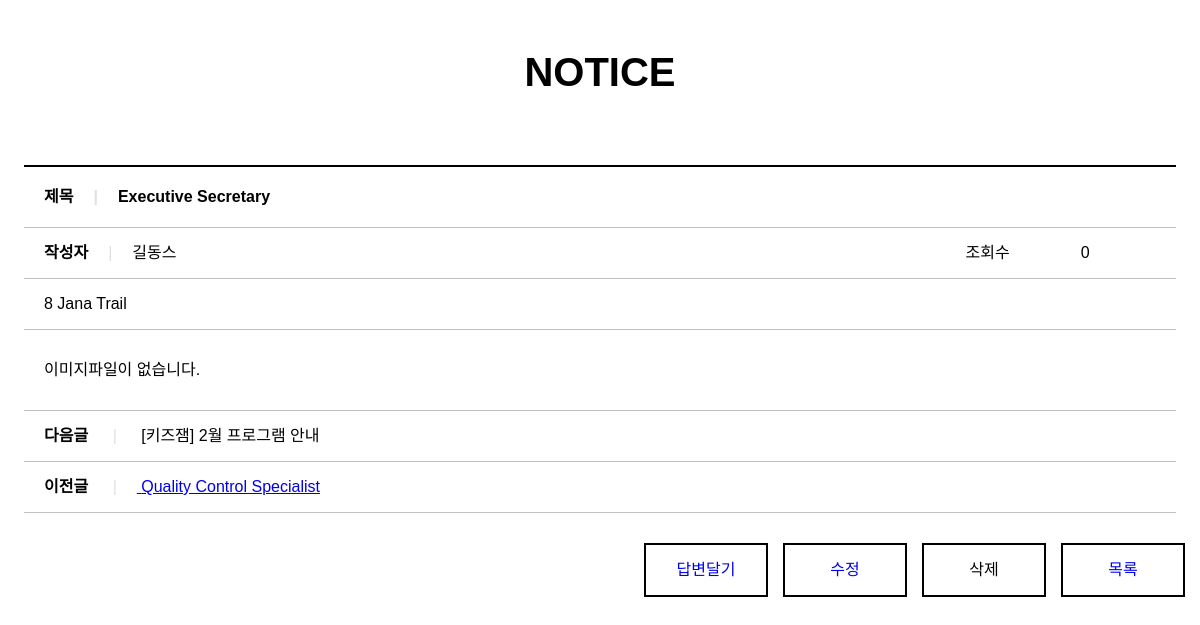
The page /board/bview/68/?npage=4 on the database as committed earlier.
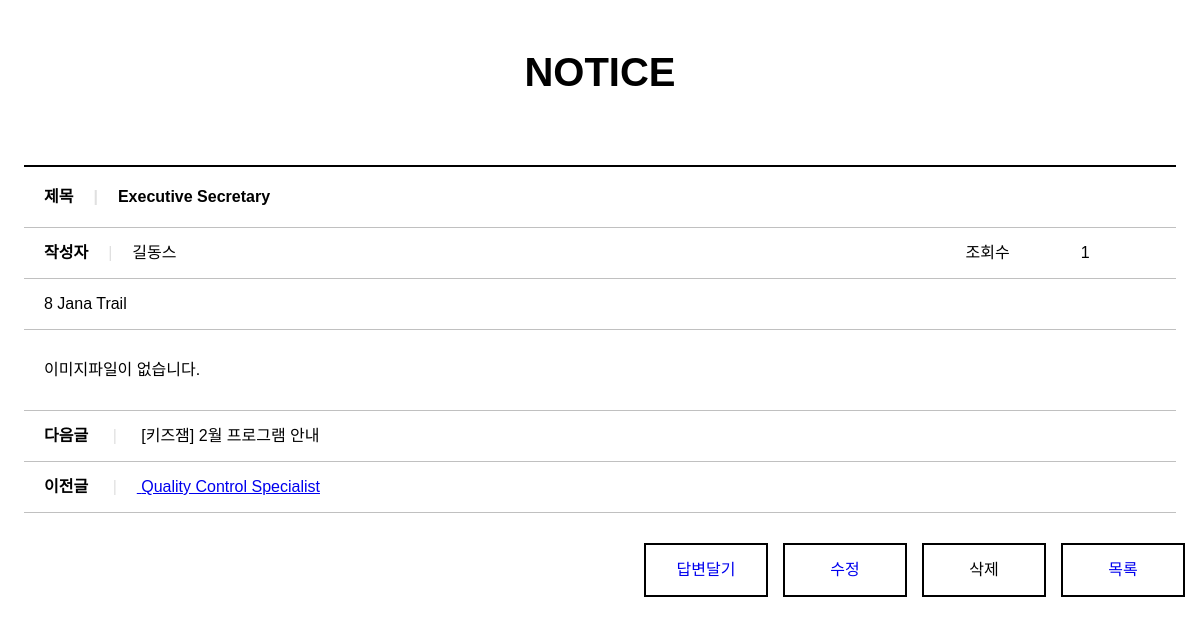
The same page on the database as committed later.
### board/models.py (models this page shows, shortened)
class Board(models.Model):
  bno = models.AutoField(primary_key=True)
  member = models.ForeignKey(Member,on_delete=models.DO_NOTHING, null=True)
  btitle = models.CharField(max_length=1000)
  bcontent = models.TextField()
  bgroup = models.IntegerField(null=True)
  bstep = models.IntegerField(default=0)
  bindent = models.IntegerField(default=0)
  bhit = models.IntegerField(default=0)
  bdate = models.DateTimeField(auto_now=True)
  bfile = models.ImageField(null=True,upload_to='board')

### member/models.py (models this page shows, shortened)
class Member(models.Model):
  id = models.CharField(max_length=50,primary_key=True)
  pw = models.CharField(max_length=100)
  name = models.CharField(max_length=100)
  nicName = models.CharField(max_length=100)
  tel = models.CharField(max_length=20,default='010-0000-0000')
  gender = models.CharField(max_length=10,default='남자')
  hobby = models.CharField(max_length=50,default='game')
  mdate = models.DateTimeField(auto_now=True)

### board/views.py (the view)
# urls.py: path('bview/<int:bno>/', views.bview, name='bview'),
def bview(request,bno):   # 1. 글 상세보기 / 2. 조회수 증가 / 3. 이전글, 다음글
  npage = request.GET.get('npage',1)
  qs = Board.objects.get(bno=bno)
  prev_qs = Board.objects.filter(Q(bgroup__lt=qs.bgroup,bstep__lte=qs.bstep)|Q(bgroup=qs.bgroup,bstep__gt=qs.bstep)).order_by('-bgroup','bstep').first()
  next_qs = Board.objects.filter().order_by('-bgroup','bstep').first()
  day1 = datetime.replace(datetime.now(),hour=23,minute=59,second=59)
  expires = datetime.strftime(day1,"%a, %d-%b-%Y %H:%M:%S GMT")  # 포멧시간 지정
  context = {"board":qs,"prev_board":prev_qs,"next_board":next_qs,"npage":npage}
  response =  render(request,'bview.html',context)
  print(expires)
  if request.COOKIES.get("cookie_boardNo") is not None:
    cookies = request.COOKIES.get("cookie_boardNo")
    cookies_list = cookies.split("|")
    if str(bno) not in cookies_list:
      response.set_cookie("cookie_boardNo",cookies+f"|{bno}",expires=expires)
      qs.bhit += 1
      qs.save()
  else:  ## 쿠키저장
    response.set_cookie('cookie_boardNo',bno,expires=expires)
    qs.bhit += 1
    qs.save()
  return response

### board/templates/bview.html (shortened to what this page needs)
{% load static %}
<!DOCTYPE html>
<html>
<head>
  <link rel="stylesheet" href="https://cdnjs.cloudflare.com/ajax/libs/font-awesome/5.12.1/css/all.min.css">
  <link rel="stylesheet" href="{% static '/css/style.css' %}">
  <link rel="stylesheet" href="{% static '/css/read.css' %}">
</head>
<body>
<section>
    <h1>NOTICE</h1>
    <table>
      <colgroup>
        <col width="80%">
        <col width="10%">
        <col width="10%">
      </colgroup>
      <tr>
        <th colspan="3"><strong>제목</strong><span class="separator">|</span>{{board.btitle}}</th>
      </tr>
      <tr>
        <td><strong>작성자</strong><span class="separator">|</span>{{board.member.nicName}}</td>
        <td>조회수</td>
        <td>{{board.bhit}}</td>
      </tr>
      <tr>
        <td colspan="3">{{board.bcontent}}</td>
      </tr>
      <tr>
        <td colspan="3" class="article">
          {% if board.bfile %}
          <img src="{{board.bfile.url}}" alt="{{board.bfile}}">
          {% else %}
          이미지파일이 없습니다.
          {% endif %}
        </td>
      </tr>
      <tr>
        <td colspan="3"><strong>다음글</strong> <span class="separator">|</span> [키즈잼] 2월 프로그램 안내</td>
      </tr>
      <tr>
        <td colspan="3"><strong>이전글</strong> <span class="separator">|</span><a href="/board/bview/{{prev_board.bno}}/"> {{prev_board.btitle}}</a></td>
      </tr>
    </table>
    <a href="/board/blist/?npage={{npage}}"><div class="list">목록</div></a>
    <a onclick="deleteBtn()" ><div class="list">삭제</div></a>
    <a href="/board/bupdate/{{board.bno}}/"><div class="list">수정</div></a>
    <a href="/board/breply/{{board.bno}}/"><div class="list">답변달기</div></a>
  </section>
</body>
</html>

Rows that differ between the two databases and show on the page:
changed Board "Executive Secretary": bhit "0" → "1"
